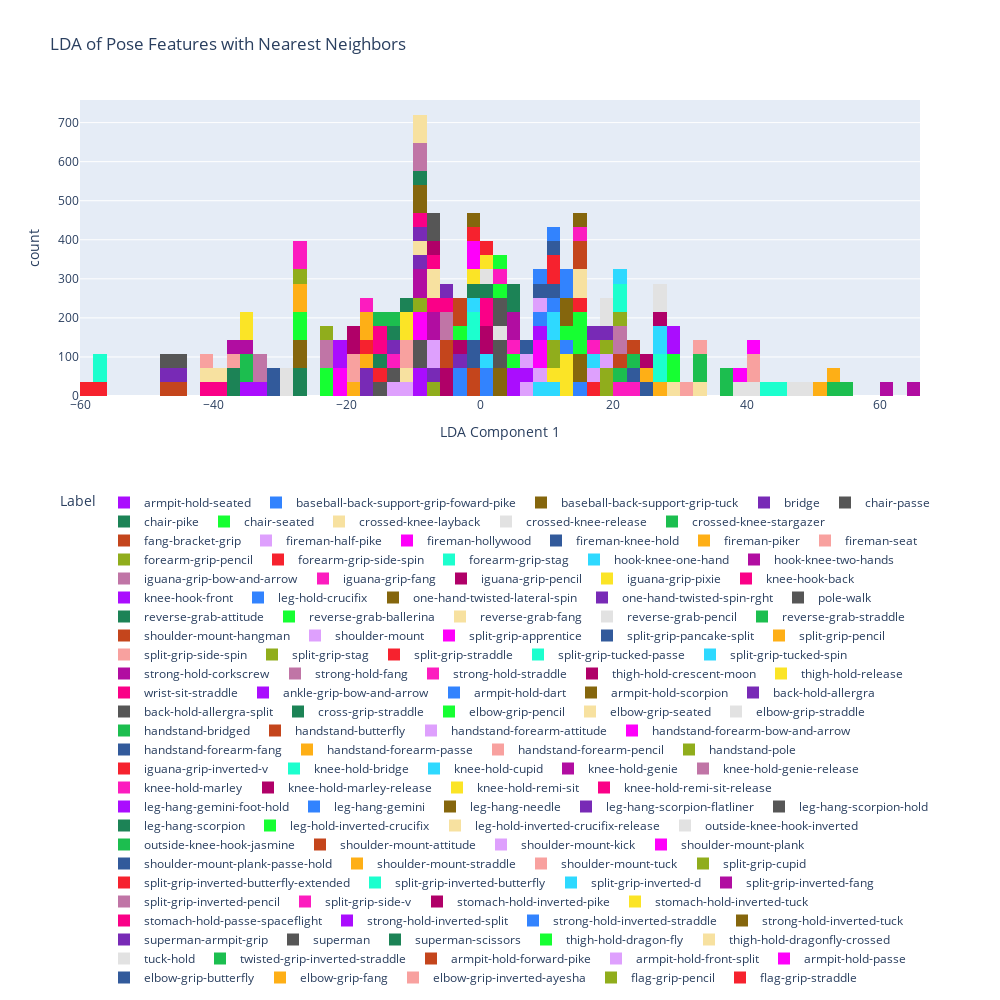

Here is the notebook cell this chart was saved with:
### Markdown cell above
## LDA

### Code cell
from sklearn.discriminant_analysis import LinearDiscriminantAnalysis
from sklearn.preprocessing import StandardScaler
import plotly.express as px
import pandas as pd
import numpy as np

# Standardize features
scaler = StandardScaler()
X_scaled = scaler.fit_transform(features_selection1)

n_components = 1
lda = LinearDiscriminantAnalysis(n_components=n_components)
X_lda = lda.fit_transform(X_scaled, y)

# Make sure the color palette is large enough for all classes
unique_labels = np.unique(pose_classes)
palette = px.colors.qualitative.Alphabet
# Extend the palette if there are not enough colors
color_discrete_sequence = (palette * (len(unique_labels) // len(palette) + 1))[:len(unique_labels)]

df_vis = pd.DataFrame(X_lda, columns=[f'LDA{i+1}' for i in range(n_components)])
df_vis['Label'] = pose_classes

# Create figures for either 1 or 2 LDA components
if n_components == 1:
    fig = px.histogram(df_vis, x='LDA1', color='Label',
                       title="LDA of Pose Features with Nearest Neighbors",
                       color_discrete_sequence=color_discrete_sequence)
    # Adjust for histogram
    fig.update_layout(
        xaxis_title="LDA Component 1",
        xaxis={'categoryorder':'total descending'}
    )
    fig.update_xaxes(categoryorder='total descending')
    
elif n_components == 2:
    fig = px.scatter(df_vis, x='LDA1', y='LDA2', color='Label',
                     title="LDA of Pose Features with Nearest Neighbors",
                     color_discrete_sequence=color_discrete_sequence)
    # Adjust for scatter plot
    fig.update_layout(
        xaxis_title="LDA Component 1",
        yaxis_title="LDA Component 2",
    )

elif n_components == 3:
    df_vis = pd.DataFrame(X_lda, columns=['LDA1', 'LDA2', 'LDA3'])
    df_vis['Label'] = pose_classes
    fig = px.scatter_3d(df_vis, x='LDA1', y='LDA2', z='LDA3', color='Label',
                        title="3D LDA of Pose Features with Nearest Neighbors",
                        color_discrete_sequence=color_discrete_sequence)
    # Adjust for 3D scatter plot
    fig.update_layout(
        scene=dict(
            xaxis_title='LDA Component 1',
            yaxis_title='LDA Component 2',
            zaxis_title='LDA Component 3'
        ),
    )
else:
    print("only 1,2 or 3")

# Common layout updates
fig.update_layout(
    legend=dict(yanchor='bottom', xanchor='center', y=-2, x=0.5, orientation='h'),
    height=1000,
    width=1000,
)

# Show the plot
fig.show()
